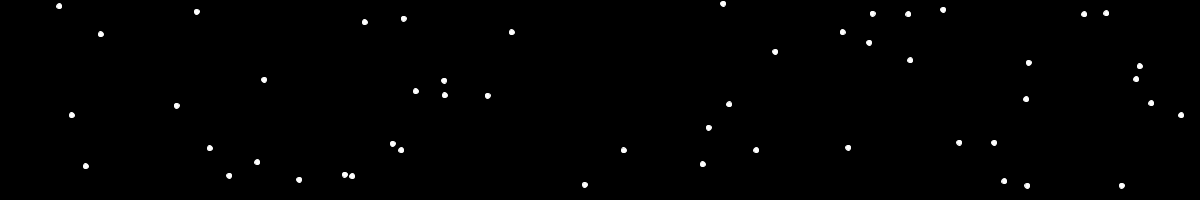
Frame 1 (no input)
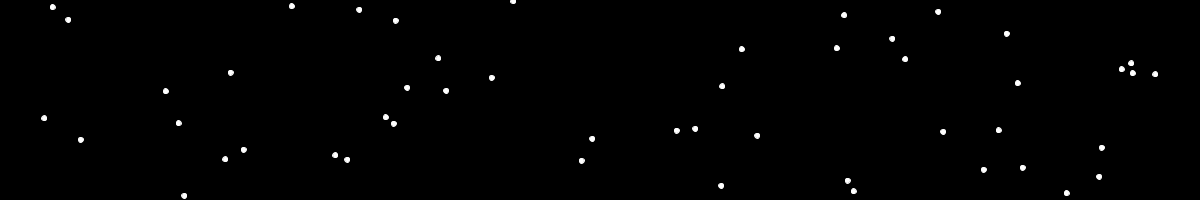
Frame 60 (the mouse pressed at the canvas centre just before this capture)
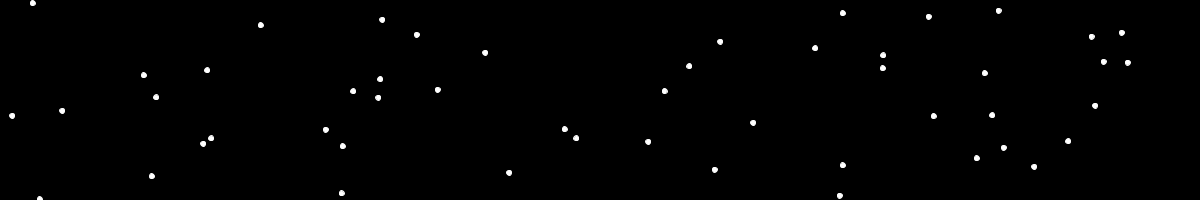
Frame 120 (the mouse held since frame 60 and released just before this capture)

The Processing sketch that drew these frames (run headless with seeded random() and noise(); from frame 60 on, the mouse is pressed at the canvas centre):

// Processing sketch: InteractiveArtGenerator_num2_
// ── InteractiveArtGenerator_num2_.pde
ArrayList<Dot> dots;

void setup() {
  size(1200, 200);

  dots = new ArrayList<Dot>();
  for (int i = 0; i < 50; ++i) {
    dots.add(new Dot(random(width), random(height), 5));
  }
}

void draw() {
  background(0);
  stroke(255);
  connect();
  for (int i = 0; i < dots.size(); ++i) {
    dots.get(i).move();
    dots.get(i).render();
  }
}

void connect() {
  int count =0;
  for (int i = 0; i < dots.size(); ++i) {
    for (int j = 0; j < dots.size(); ++j) {
      if (count<=5)
      {
        if (dist(dots.get(i).x, dots.get(i).y, dots.get(j).x, dots.get(j).y) < 100
          && dist(dots.get(i).x, dots.get(i).y, mouseX, mouseY) < 15) {
          line(dots.get(i).x, dots.get(i).y, dots.get(j).x, dots.get(j).y);
          count ++;
        }
      }
    }
  }
}

class Dot {
  float x, y, r;
  float seedX, seedY;

  Dot(float _x, float _y, float _r) {
    x = _x;
    y = _y;
    r = _r;

    seedX = random(10);
    seedY = random(10);
  }

  void render() { 
    fill(255);
    delay(1);
    ellipse(x, y, r, r);
  }

  void move() {
    x += map(noise(seedX + (frameCount)*0.029), 0, 1, -1, 1);
    y += map(noise(seedY + (frameCount)*0.0012), 0, 1, -1, 1);
    
    if (x < 0) {
      x = width;
    } else if (x > width) {
      x = 0;
    }
    
    if (y < 0) {
      y = height;
    } else if (y > height) {
      y = 0;
    }
  }
}
